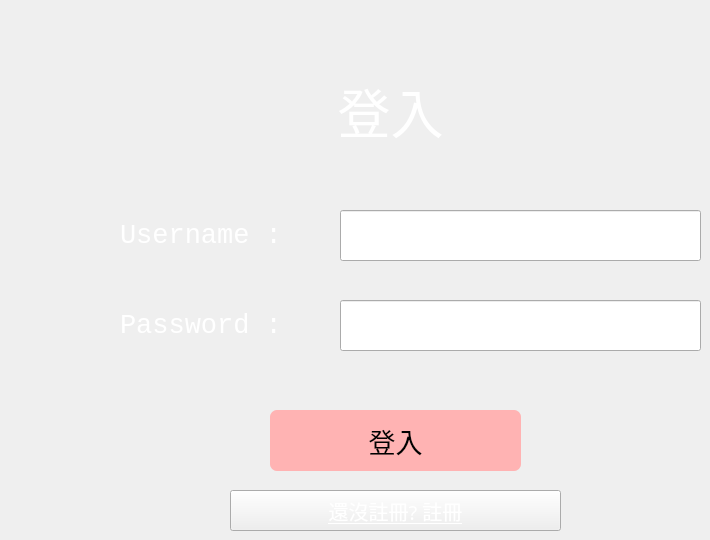
    <widget class="QWidget" name="page_login">
     <widget class="QLabel" name="title_login">
      <property name="geometry">
       <rect>
        <x>150</x>
        <y>70</y>
        <width>481</width>
        <height>81</height>
       </rect>
      </property>
      <property name="font">
       <font>
        <family>Microsoft JhengHei</family>
        <pointsize>40</pointsize>
        <weight>3</weight>
        <italic>false</italic>
        <bold>false</bold>
       </font>
      </property>
      <property name="styleSheet">
       <string notr="true">color: rgb(255, 255, 255);
font: 25 40pt &quot;Microsoft JhengHei&quot;;</string>
      </property>
      <property name="text">
       <string>登入</string>
      </property>
      <property name="alignment">
       <set>Qt::AlignCenter</set>
      </property>
     </widget>
     <widget class="QPushButton" name="button_login">
      <property name="geometry">
       <rect>
        <x>270</x>
        <y>410</y>
        <width>251</width>
        <height>61</height>
       </rect>
      </property>
      <property name="font">
       <font>
        <family>Microsoft JhengHei</family>
        <pointsize>20</pointsize>
       </font>
      </property>
      <property name="styleSheet">
       <string notr="true">background-color: rgb(255, 179, 179);
border-radius: 7px;</string>
      </property>
      <property name="text">
       <string>登入</string>
      </property>
     </widget>
     <widget class="QLabel" name="label_password_in_login">
      <property name="geometry">
       <rect>
        <x>120</x>
        <y>300</y>
        <width>191</width>
        <height>51</height>
       </rect>
      </property>
      <property name="font">
       <font>
        <family>Consolas</family>
        <pointsize>20</pointsize>
       </font>
      </property>
      <property name="styleSheet">
       <string notr="true">color: rgb(255, 255, 255);</string>
      </property>
      <property name="text">
       <string>Password :</string>
      </property>
     </widget>
     <widget class="QLabel" name="label_username_in_login">
      <property name="geometry">
       <rect>
        <x>120</x>
        <y>210</y>
        <width>191</width>
        <height>51</height>
       </rect>
      </property>
      <property name="font">
       <font>
        <family>Consolas</family>
        <pointsize>20</pointsize>
       </font>
      </property>
      <property name="styleSheet">
       <string notr="true">color: rgb(255, 255, 255);</string>
      </property>
      <property name="text">
       <string>Username :</string>
      </property>
     </widget>
     <widget class="QLineEdit" name="input_username_in_login">
      <property name="geometry">
       <rect>
        <x>340</x>
        <y>210</y>
        <width>361</width>
        <height>51</height>
       </rect>
      </property>
      <property name="font">
       <font>
        <family>Microsoft JhengHei</family>
        <pointsize>15</pointsize>
        <weight>3</weight>
        <italic>false</italic>
        <bold>false</bold>
       </font>
      </property>
      <property name="styleSheet">
       <string notr="true">font: 25 15pt &quot;Microsoft JhengHei&quot;;
color: rgb(255, 255, 255);</string>
      </property>
      <property name="text">
       <string/>
      </property>
     </widget>
     <widget class="QLineEdit" name="input_password_in_login">
      <property name="geometry">
       <rect>
        <x>340</x>
        <y>300</y>
        <width>361</width>
        <height>51</height>
       </rect>
      </property>
      <property name="font">
       <font>
        <family>Microsoft JhengHei</family>
        <pointsize>15</pointsize>
        <weight>3</weight>
        <italic>false</italic>
        <bold>false</bold>
       </font>
      </property>
      <property name="styleSheet">
       <string notr="true">font: 25 15pt &quot;Microsoft JhengHei&quot;;
color: rgb(255, 255, 255);</string>
      </property>
      <property name="text">
       <string/>
      </property>
      <property name="echoMode">
       <enum>QLineEdit::Password</enum>
      </property>
     </widget>
     <widget class="QPushButton" name="link_to_register">
      <property name="geometry">
       <rect>
        <x>230</x>
        <y>490</y>
        <width>331</width>
        <height>41</height>
       </rect>
      </property>
      <property name="font">
       <font>
        <family>Microsoft JhengHei</family>
        <pointsize>15</pointsize>
        <underline>true</underline>
       </font>
      </property>
      <property name="styleSheet">
       <string notr="true">color: rgb(255, 255, 255);</string>
      </property>
      <property name="text">
       <string>還沒註冊? 註冊</string>
      </property>
     </widget>
    </widget>
